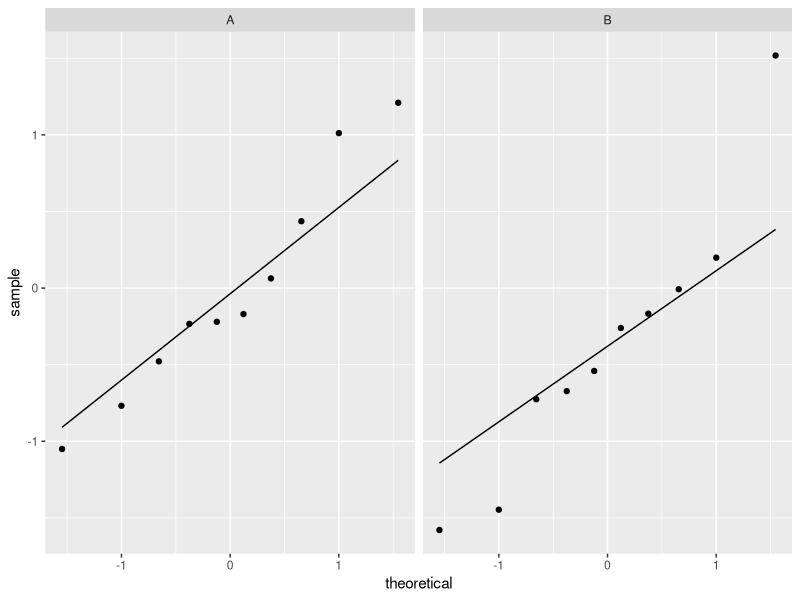
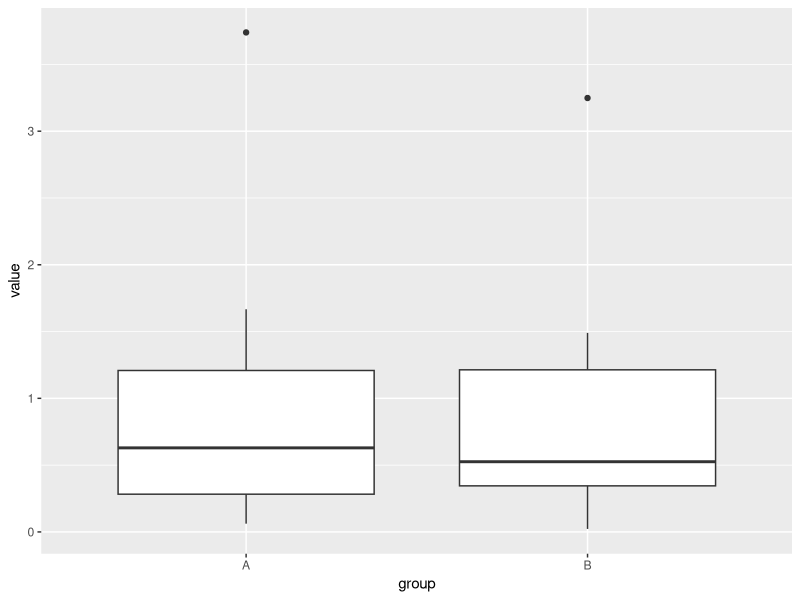
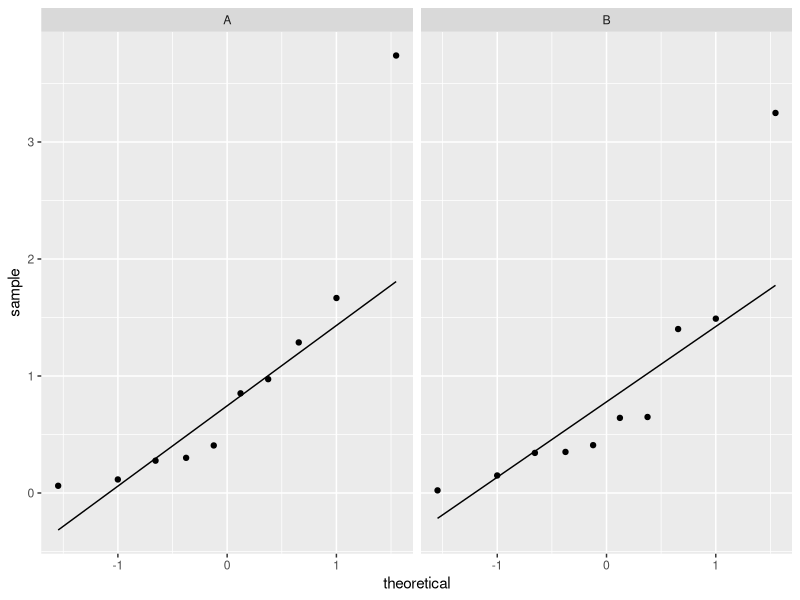
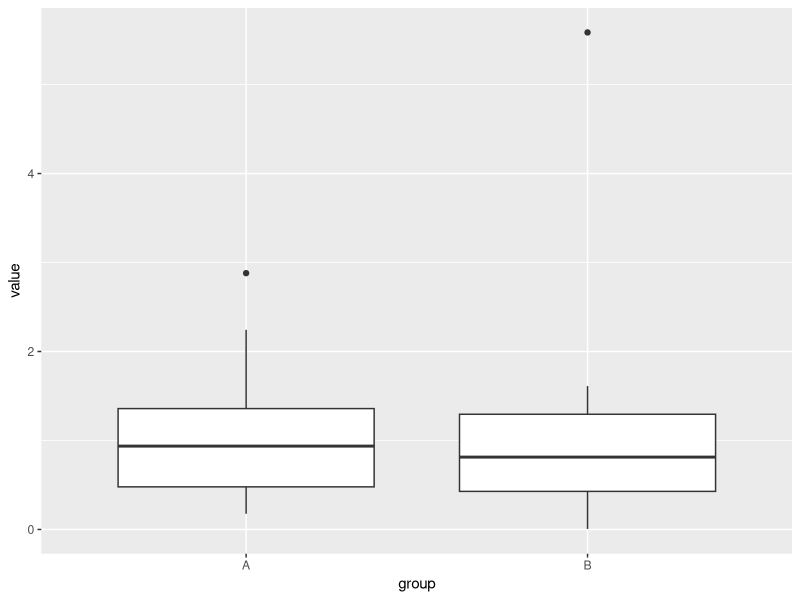
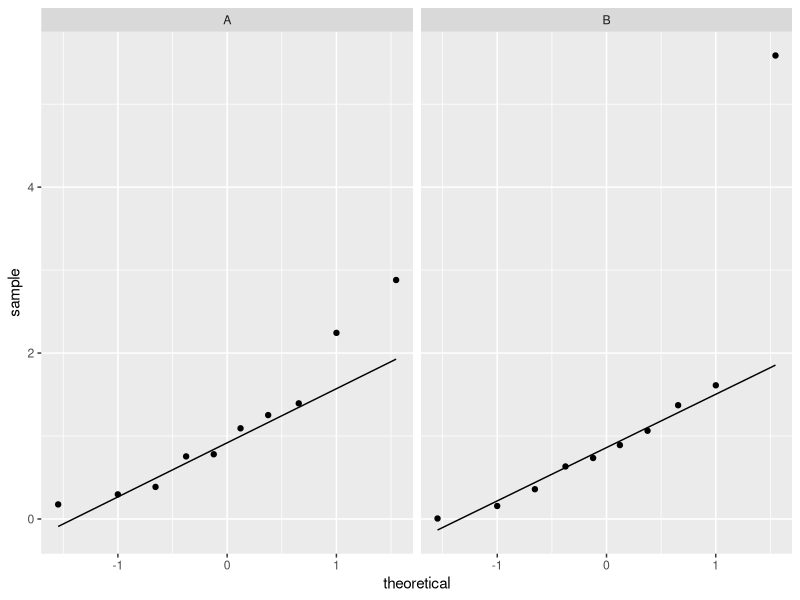

The R source for these figures, in order:
## ---- chunk 1
library(tidyverse)
## ---- chunk 2
n1 = 10
n2 = 10
x = rnorm(n1)
y = rnorm(n2)
dat = tibble::tibble(
  value = c(x,y),
  group = rep(c("A","B"), times = c(n1,n2))
)
## ---- chunk 3
p = dat %>% ggplot() + 
  aes(x = group, y = value) + 
  geom_boxplot()
q = dat %>% ggplot() + 
  aes(sample = value) + 
  geom_qq_line() + geom_qq() + 
  facet_grid(~group)
q
## ---- chunk 4
t.test(value~group, data = dat, var.equal = TRUE)
## ---- chunk 5
tt = t.test(value~group, data = dat, var.equal = TRUE)
tt$p.value
## ---- chunk 6
B = 5000
res_p = vector("numeric", length = B)
for(i in 1:B){
  x = rnorm(n1)
  y = rnorm(n2)
  dat = tibble::tibble(
    value = c(x,y),
    group = rep(c("A","B"), times = c(n1,n2))
  )
  tt = t.test(value~group, data = dat, var.equal = TRUE)
  res_p[i] = tt$p.value
}
## ---- chunk 7
mean(res_p<0.05)
## ---- chunk 8
mean(res_p<0.1)
## ---- chunk 9
n1 = 10
n2 = 10
x = rchisq(n2, df = 1)
y = rchisq(n2, df = 1)
dat = tibble::tibble(
  value = c(x,y),
  group = rep(c("A","B"), times = c(n1,n2))
)
p %+% dat
q %+% dat
## ---- chunk 10
B = 5000
res_p = vector("numeric", length = B)
for(i in 1:B){
  x = rchisq(n1, df = 1)
  y = rchisq(n2, df = 1)
  dat = tibble::tibble(
    value = c(x,y),
    group = rep(c("A","B"), times = c(n1,n2))
  )
  tt = t.test(value~group, data = dat, var.equal = TRUE)
  res_p[i] = tt$p.value
}
mean(res_p<0.05)
## ---- chunk 11
B = 5000
n1 = 10
n2 = 10
res_p_welch = res_p_classic = vector("numeric", length = B)
for(i in 1:B){
  x = rnorm(n1, mean = 0, sd = 1)
  y = rnorm(n2, mean = 0, sd = 5)
  dat = tibble::tibble(
    value = c(x,y),
    group = rep(c("A","B"), times = c(n1,n2))
  )
  tt_welch = t.test(value~group, data = dat, var.equal = FALSE)
  tt_classic = t.test(value~group, data = dat, var.equal = TRUE)
  res_p_welch[i] = tt_welch$p.value
  res_p_classic[i] = tt_classic$p.value
}
mean(res_p_welch<0.05)
mean(res_p_classic<0.05)
## ---- chunk 12
n1 = 10
n2 = 10
x = rnorm(n1, mean = 1) # mean 1
y = rchisq(n2, df = 1) # mean 1
dat = tibble::tibble(
  value = c(x,y),
  group = rep(c("A","B"), times = c(n1,n2))
)
p %+% dat
q %+% dat
## ---- chunk 13
B = 5000
res_p = vector("numeric", length = B)
for(i in 1:B){
  x = rnorm(n1, mean=1)
  y = rchisq(n2, df = 1)
  dat = tibble::tibble(
    value = c(x,y),
    group = rep(c("A","B"), times = c(n1,n2))
  )
  tt = t.test(value~group, data = dat)
  # tt = wilcox.test(value~group, data = dat)
  res_p[i] = tt$p.value
}
mean(res_p<0.05)
## ---- chunk 14
seasons = c("Summer", "Autumn", "Winter", "Spring")
x = sample(seasons,
           prob = c(0.25,0.25,0.25,0.25),
           size = 100,
           replace = TRUE)
xtab = table(x)
chisq.test(xtab)
## ---- chunk 15
x = sample(seasons,
           prob = c(0.2,0.3,0.3,0.2),
           size = 100,
           replace = TRUE)
xtab = table(x)
chisq.test(xtab)
